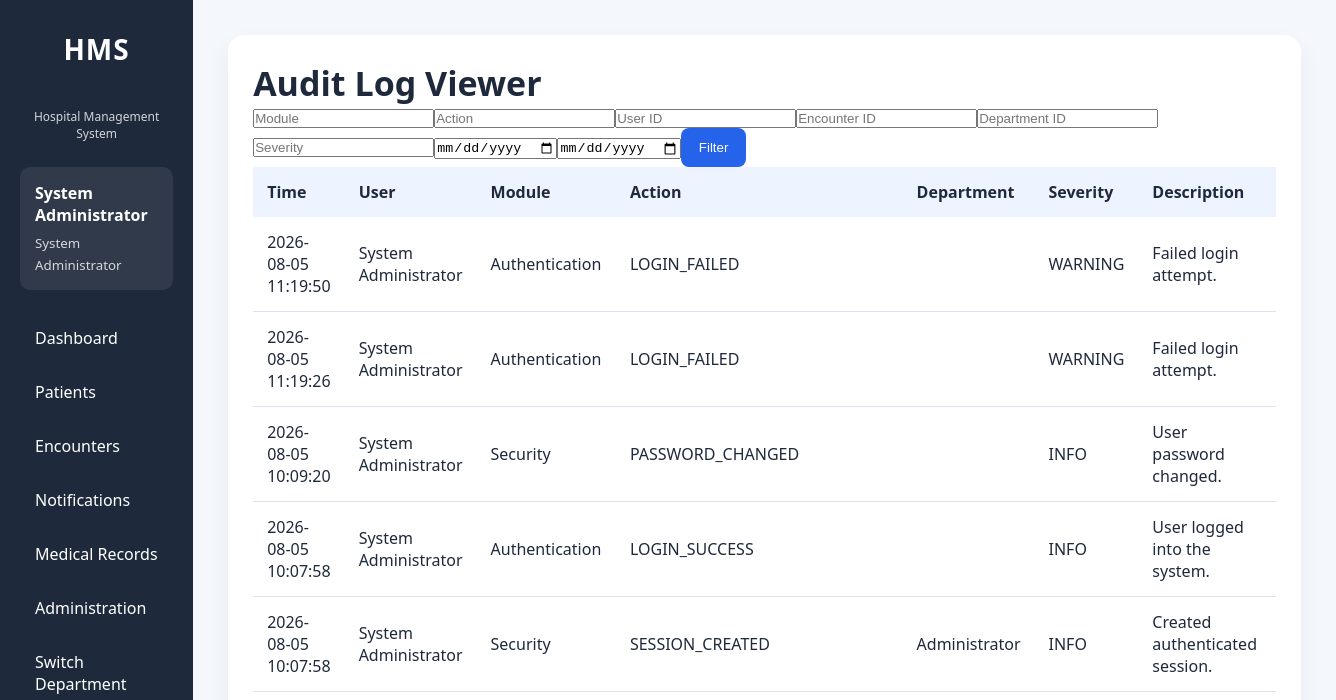
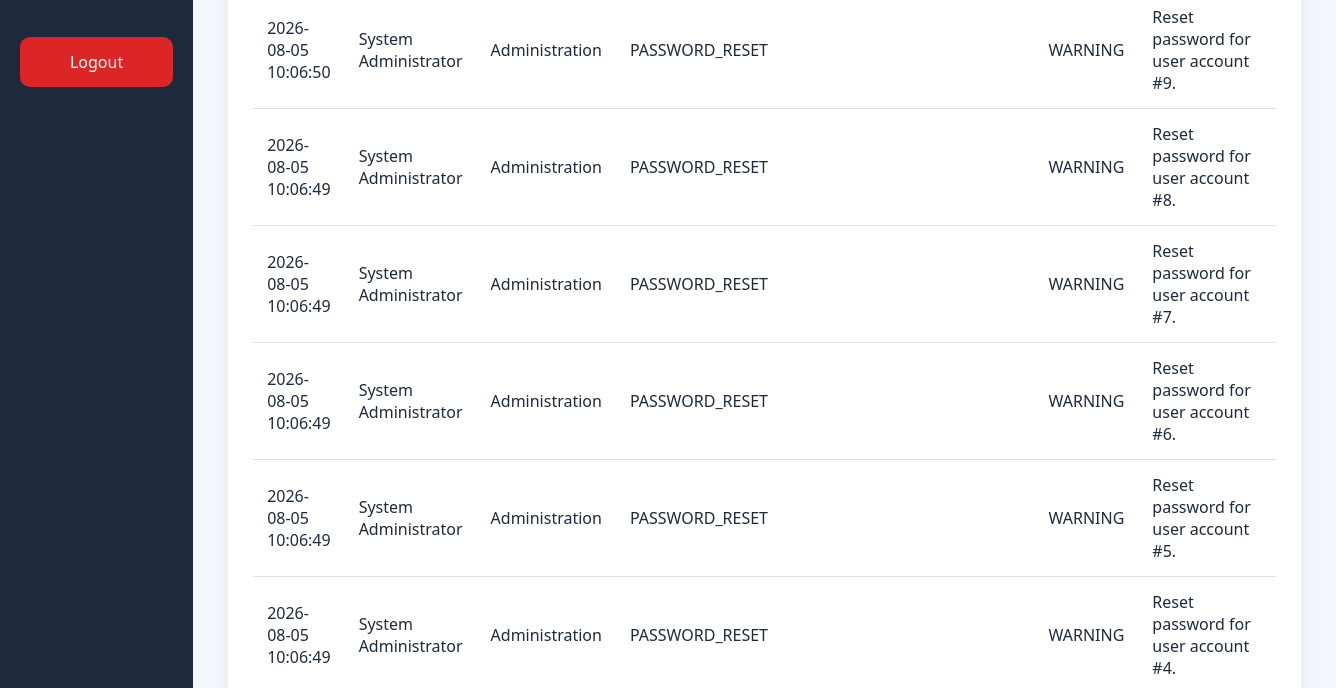
Before: /modules/administration/security/audit_logs.php (signed in, upper part) with the older database file (2 pictures, top to bottom).
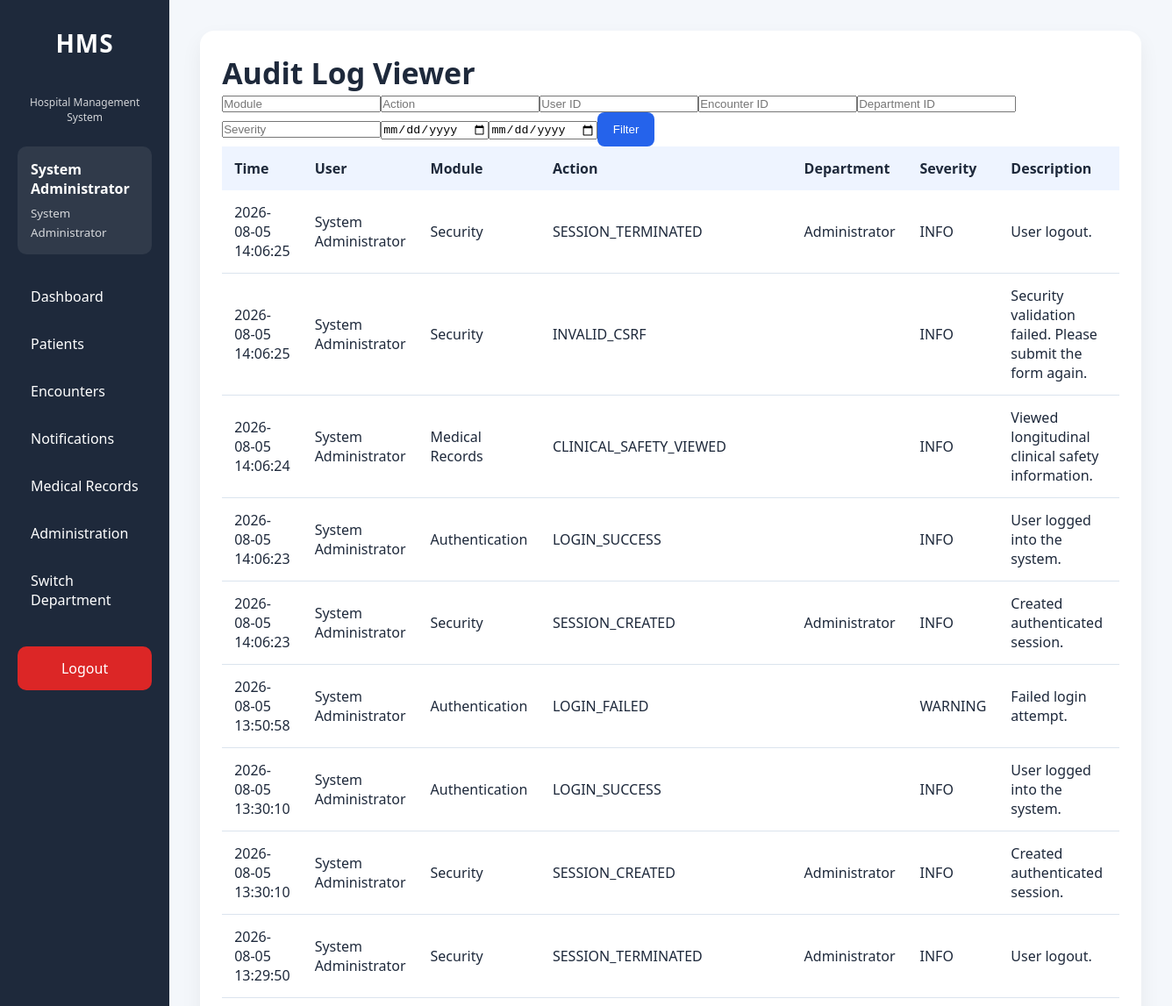
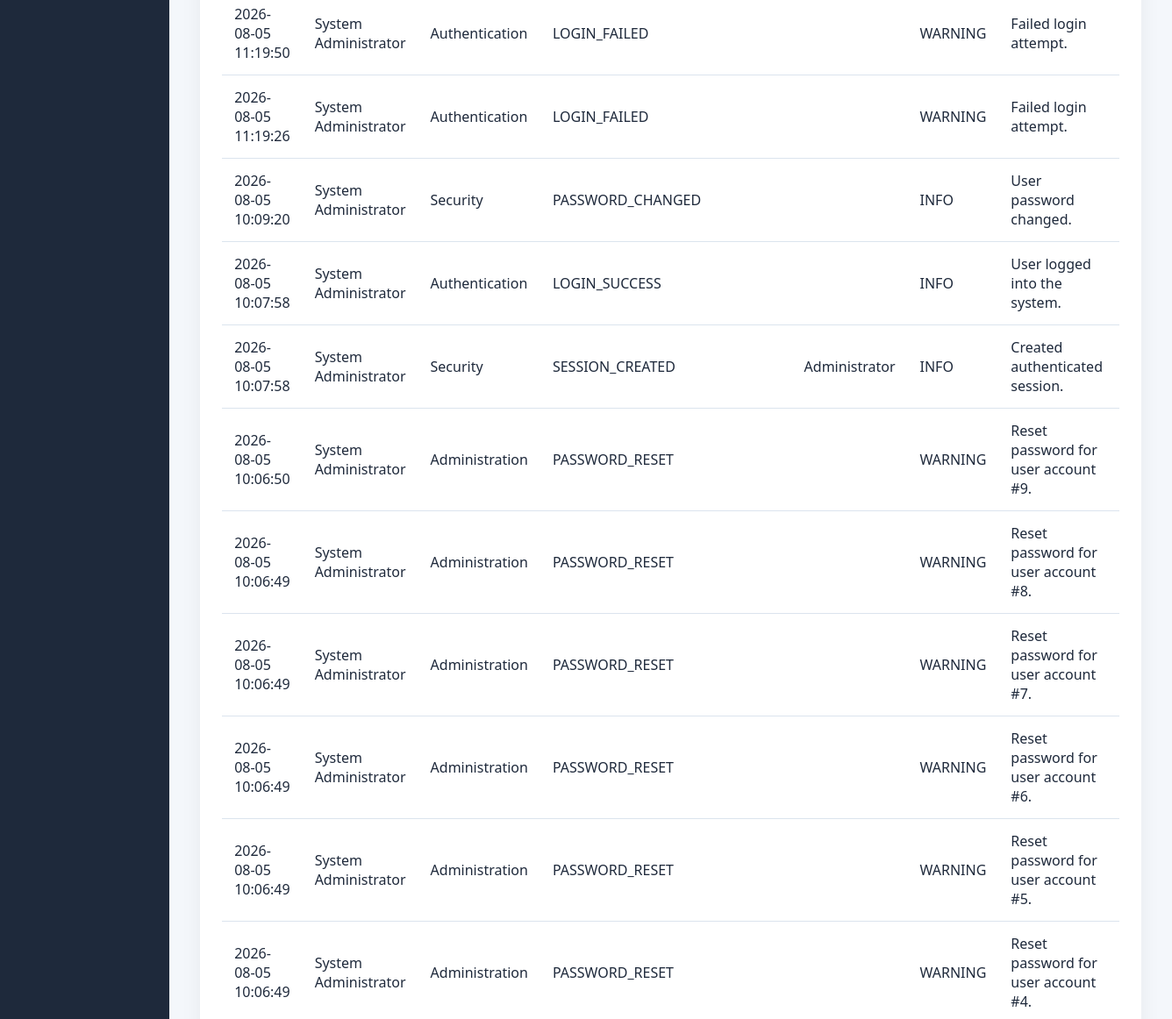
After: the same page with the newer database file (2 pictures, top to bottom).
### tables this page shows
CREATE TABLE `audit_logs` (
  `id` int(11) NOT NULL AUTO_INCREMENT,
  `user_id` int(11) DEFAULT NULL,
  `visit_id` int(11) DEFAULT NULL,
  `patient_id` int(11) DEFAULT NULL,
  `module` varchar(100) NOT NULL,
  `action` varchar(100) NOT NULL,
  `description` text DEFAULT NULL,
  `ip_address` varchar(50) DEFAULT NULL,
  `user_agent` varchar(255) DEFAULT NULL,
  `department_id` int(11) DEFAULT NULL,
  `severity` varchar(20) NOT NULL DEFAULT 'INFO',
  `event_type` varchar(100) NOT NULL DEFAULT 'GENERAL',
  `created_at` timestamp NOT NULL DEFAULT current_timestamp(),
  PRIMARY KEY (`id`),
  KEY `idx_audit_user` (`user_id`),
  KEY `idx_audit_visit` (`visit_id`),
  KEY `idx_audit_patient_created` (`patient_id`,`created_at`),
  KEY `idx_audit_module` (`module`),
  KEY `idx_audit_created` (`created_at`),
  KEY `idx_audit_action_created` (`action`,`created_at`),
  KEY `idx_audit_user_created` (`user_id`,`created_at`),
  KEY `idx_audit_ip_created` (`ip_address`,`created_at`),
  KEY `idx_audit_department_created` (`department_id`,`created_at`),
  KEY `idx_audit_module_created` (`module`,`created_at`),
  KEY `idx_audit_event_created` (`event_type`,`created_at`),
  KEY `idx_audit_severity_created` (`severity`,`created_at`),
  KEY `idx_audit_visit_created` (`visit_id`,`created_at`),
  CONSTRAINT `fk_audit_department` FOREIGN KEY (`department_id`) REFERENCES `departments` (`id`) ON DELETE SET NULL ON UPDATE CASCADE,
  CONSTRAINT `fk_audit_patient` FOREIGN KEY (`patient_id`) REFERENCES `patients` (`id`) ON DELETE SET NULL ON UPDATE CASCADE,
  CONSTRAINT `fk_audit_user` FOREIGN KEY (`user_id`) REFERENCES `users` (`id`) ON DELETE SET NULL ON UPDATE CASCADE,
  CONSTRAINT `fk_audit_visit` FOREIGN KEY (`visit_id`) REFERENCES `visits` (`id`) ON DELETE SET NULL ON UPDATE CASCADE
);

CREATE TABLE `users` (
  `id` int(11) NOT NULL AUTO_INCREMENT,
  `employee_id` varchar(30) NOT NULL,
  `first_name` varchar(100) NOT NULL,
  `last_name` varchar(100) NOT NULL,
  `gender` enum('Male','Female') DEFAULT NULL,
  `phone` varchar(20) DEFAULT NULL,
  `email` varchar(150) DEFAULT NULL,
  `username` varchar(50) NOT NULL,
  `password` varchar(255) NOT NULL,
  `department_id` int(11) NOT NULL,
  `role_id` int(11) NOT NULL,
  `status` enum('Active','Inactive') NOT NULL DEFAULT 'Active',
  `failed_login_attempts` int(11) NOT NULL DEFAULT 0,
  `last_failed_login` datetime DEFAULT NULL,
  `locked_at` datetime DEFAULT NULL,
  `locked_by` int(11) DEFAULT NULL,
  `lock_reason` varchar(255) DEFAULT NULL,
  `last_login` datetime DEFAULT NULL,
  `password_changed_at` datetime DEFAULT NULL,
  `must_change_password` tinyint(1) NOT NULL DEFAULT 0,
  `created_at` timestamp NOT NULL DEFAULT current_timestamp(),
  `updated_at` timestamp NULL DEFAULT NULL ON UPDATE current_timestamp(),
  PRIMARY KEY (`id`),
  UNIQUE KEY `uq_users_employee` (`employee_id`),
  UNIQUE KEY `uq_users_username` (`username`),
  KEY `idx_users_department` (`department_id`),
  KEY `idx_users_role` (`role_id`),
  KEY `idx_users_status` (`status`),
  KEY `idx_users_lastname` (`last_name`),
  KEY `idx_users_firstname` (`first_name`),
  KEY `idx_users_locked_at` (`locked_at`),
  KEY `fk_users_locked_by` (`locked_by`),
  CONSTRAINT `fk_users_department` FOREIGN KEY (`department_id`) REFERENCES `departments` (`id`) ON UPDATE CASCADE,
  CONSTRAINT `fk_users_locked_by` FOREIGN KEY (`locked_by`) REFERENCES `users` (`id`) ON DELETE SET NULL ON UPDATE CASCADE,
  CONSTRAINT `fk_users_role` FOREIGN KEY (`role_id`) REFERENCES `roles` (`id`) ON UPDATE CASCADE
);

CREATE TABLE `departments` (
  `id` int(11) NOT NULL AUTO_INCREMENT,
  `department_name` varchar(100) NOT NULL,
  `department_code` varchar(30) NOT NULL,
  `description` text DEFAULT NULL,
  `location` varchar(150) DEFAULT NULL,
  `contact_extension` varchar(30) DEFAULT NULL,
  `department_type` enum('Clinical','Administrative','Diagnostic','Support') NOT NULL DEFAULT 'Support',
  `queue_enabled` tinyint(1) NOT NULL DEFAULT 1,
  `is_active` tinyint(1) NOT NULL DEFAULT 1,
  `display_order` int(11) NOT NULL DEFAULT 0,
  `created_at` timestamp NOT NULL DEFAULT current_timestamp(),
  `updated_at` timestamp NULL DEFAULT NULL ON UPDATE current_timestamp(),
  PRIMARY KEY (`id`),
  UNIQUE KEY `uq_departments_name` (`department_name`),
  UNIQUE KEY `uq_departments_code` (`department_code`),
  KEY `idx_departments_active` (`is_active`),
  KEY `idx_departments_type` (`department_type`),
  KEY `idx_departments_queue` (`queue_enabled`)
);

### config/helpers.php (called while the page is built, shortened)
<?php
function e($value): string
{
    return htmlspecialchars(
        (string)$value,
        ENT_QUOTES,
        'UTF-8'
    );
}

### modules/administration/security/bootstrap.php (called while the page is built, shortened)
<?php
require_once __DIR__ . '/../../../config/auth.php';
require_once __DIR__ . '/../../../config/helpers.php';
require_once __DIR__ . '/../../../services/SessionService.php';
require_once __DIR__ . '/../../../services/AuditService.php';
$securityAuditService = new AuditService($pdo);

### services/AuditService.php (called while the page is built, shortened)
<?php
class AuditService
{
    private PDO $db;
    public function __construct(PDO $db)
    {
        $this->db = $db;
    }
    public function search(array $filters = [], int $page = 1, int $perPage = 50): array
    {
        $page = max(1, $page);
        $perPage = min(100, max(1, $perPage));
        $where = [];
        $parameters = [];
        $condition = $where ? ' WHERE ' . implode(' AND ', $where) : '';
        $countStmt = $this->db->prepare('SELECT COUNT(*) FROM audit_logs a' . $condition);
        $countStmt->execute($parameters);
        $total = (int)$countStmt->fetchColumn();
        $sql = '
            SELECT a.*, u.first_name, u.last_name, u.username,
                   d.department_name
            FROM audit_logs a
            LEFT JOIN users u ON u.id = a.user_id
            LEFT JOIN departments d ON d.id = a.department_id
        ' . $condition . ' ORDER BY a.created_at DESC, a.id DESC LIMIT :limit OFFSET :offset';
        $stmt = $this->db->prepare($sql);
        $stmt->bindValue(':limit', $perPage, PDO::PARAM_INT);
        $stmt->bindValue(':offset', ($page - 1) * $perPage, PDO::PARAM_INT);
        $stmt->execute();
        return [
            'success' => true,
            'data' => $stmt->fetchAll(PDO::FETCH_ASSOC),
            'total' => $total,
            'page' => $page,
            'per_page' => $perPage,
            'errors' => []
        ];
    }
}

### modules/administration/security/audit_logs.php (the view, shortened to what this page needs)
<?php
require_once __DIR__ . '/bootstrap.php';
$securityAuditService->log(
    (int)$currentUser['id'],
    null,
    'Security',
    'AUDIT_LOG_VIEWED',
    'Viewed the audit log viewer.',
    $_SESSION['active_department_id'] ?? null,
    'INFO',
    'AUDIT_LOG_VIEWED'
);
$filters = [
    'module' => trim((string)($_GET['module'] ?? '')),
    'action' => trim((string)($_GET['action'] ?? '')),
    'event_type' => trim((string)($_GET['event_type'] ?? '')),
    'user_id' => (int)($_GET['user_id'] ?? 0),
    'visit_id' => (int)($_GET['visit_id'] ?? 0),
    'department_id' => (int)($_GET['department_id'] ?? 0),
    'severity' => trim((string)($_GET['severity'] ?? '')),
    'date_from' => trim((string)($_GET['date_from'] ?? '')),
    'date_to' => trim((string)($_GET['date_to'] ?? ''))
];
$result = $securityAuditService->search($filters, max(1, (int)($_GET['page'] ?? 1)), 50);
$rows = $result['data'] ?? [];
require_once __DIR__ . '/../../../layouts/header.php'; require_once __DIR__ . '/../../../layouts/sidebar.php';
?>
<main class="content"><section class="card"><h2>Audit Log Viewer</h2><form method="GET"><input name="module" placeholder="Module" value="<?= e($filters['module']) ?>"><input name="action" placeholder="Action" value="<?= e($filters['action']) ?>"><input name="user_id" placeholder="User ID" value="<?= $filters['user_id'] ?: '' ?>"><input name="visit_id" placeholder="Encounter ID" value="<?= $filters['visit_id'] ?: '' ?>"><input name="department_id" placeholder="Department ID" value="<?= $filters['department_id'] ?: '' ?>"><input name="severity" placeholder="Severity" value="<?= e($filters['severity']) ?>"><input type="date" name="date_from" value="<?= e($filters['date_from']) ?>"><input type="date" name="date_to" value="<?= e($filters['date_to']) ?>"><button type="submit">Filter</button></form><table><thead><tr><th>Time</th><th>User</th><th>Module</th><th>Action</th><th>Department</th><th>Severity</th><th>Description</th></tr></thead><tbody><?php foreach ($rows as $row): ?><tr><td><?= e($row['created_at']) ?></td><td><?= e(($row['first_name'] ?? '') . ' ' . ($row['last_name'] ?? '')) ?></td><td><?= e($row['module']) ?></td><td><?= e($row['action']) ?></td><td><?= e((string)$row['department_name']) ?></td><td><?= e($row['severity']) ?></td><td><?= e($row['description']) ?></td></tr><?php endforeach; ?></tbody></table></section></main>
<?php require_once __DIR__ . '/../../../layouts/footer.php'; ?>

Changed rows visible on the page:
added audit_logs: created_at "2026-08-05 14:06:25", user.last_name "System Administrator", module "Security", action "SESSION_TERMINATED", department.department_name "Administrator", severity "INFO", description "User logout."
added audit_logs: created_at "2026-08-05 14:06:25", user.last_name "System Administrator", module "Security", action "INVALID_CSRF", severity "INFO", description "Security validation failed. Please submit the form again."
added audit_logs: created_at "2026-08-05 14:06:24", user.last_name "System Administrator", module "Medical Records", action "CLINICAL_SAFETY_VIEWED", severity "INFO", description "Viewed longitudinal clinical safety information."
added audit_logs: created_at "2026-08-05 14:06:23", user.last_name "System Administrator", module "Authentication", action "LOGIN_SUCCESS", severity "INFO", description "User logged into the system."
added audit_logs: created_at "2026-08-05 14:06:23", user.last_name "System Administrator", module "Security", action "SESSION_CREATED", department.department_name "Administrator", severity "INFO", description "Created authenticated session."
added audit_logs: created_at "2026-08-05 13:50:58", user.last_name "System Administrator", module "Authentication", action "LOGIN_FAILED", severity "WARNING", description "Failed login attempt."
added audit_logs: created_at "2026-08-05 13:30:10", user.last_name "System Administrator", module "Authentication", action "LOGIN_SUCCESS", severity "INFO", description "User logged into the system."
added audit_logs: created_at "2026-08-05 13:30:10", user.last_name "System Administrator", module "Security", action "SESSION_CREATED", department.department_name "Administrator", severity "INFO", description "Created authenticated session."
added audit_logs: created_at "2026-08-05 13:29:50", user.last_name "System Administrator", module "Security", action "SESSION_TERMINATED", department.department_name "Administrator", severity "INFO", description "User logout."
